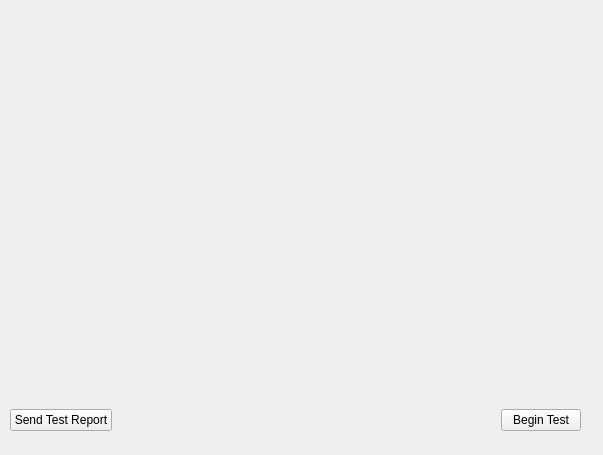
<?xml version="1.0" encoding="UTF-8"?>
<ui version="4.0">
 <class>DiagnosticsManufacturing::CLaSystemManufacturing</class>
 <widget class="QWidget" name="DiagnosticsManufacturing::CLaSystemManufacturing">
  <property name="geometry">
   <rect>
    <x>0</x>
    <y>0</y>
    <width>603</width>
    <height>455</height>
   </rect>
  </property>
  <property name="windowTitle">
   <string>Form</string>
  </property>
  <widget class="MainMenu::CScrollTable" name="widget" native="true">
   <property name="geometry">
    <rect>
     <x>20</x>
     <y>70</y>
     <width>561</width>
     <height>111</height>
    </rect>
   </property>
  </widget>
  <widget class="QWidget" name="horizontalLayoutWidget_3">
   <property name="geometry">
    <rect>
     <x>10</x>
     <y>400</y>
     <width>571</width>
     <height>41</height>
    </rect>
   </property>
   <layout class="QHBoxLayout" name="horizontalLayout_3">
    <item>
     <widget class="QPushButton" name="sendTestReportBtn">
      <property name="text">
       <string>Send Test Report</string>
      </property>
     </widget>
    </item>
    <item>
     <spacer name="horizontalSpacer_4">
      <property name="orientation">
       <enum>Qt::Horizontal</enum>
      </property>
      <property name="sizeHint" stdset="0">
       <size>
        <width>40</width>
        <height>20</height>
       </size>
      </property>
     </spacer>
    </item>
    <item>
     <widget class="QPushButton" name="beginTestBtn">
      <property name="text">
       <string>Begin Test</string>
      </property>
     </widget>
    </item>
   </layout>
  </widget>
 </widget>
 <customwidgets>
  <customwidget>
   <class>MainMenu::CScrollTable</class>
   <extends>QWidget</extends>
   <header>MainMenu/Include/ScrollTable.h</header>
   <container>1</container>
  </customwidget>
 </customwidgets>
 <resources/>
 <connections/>
</ui>
